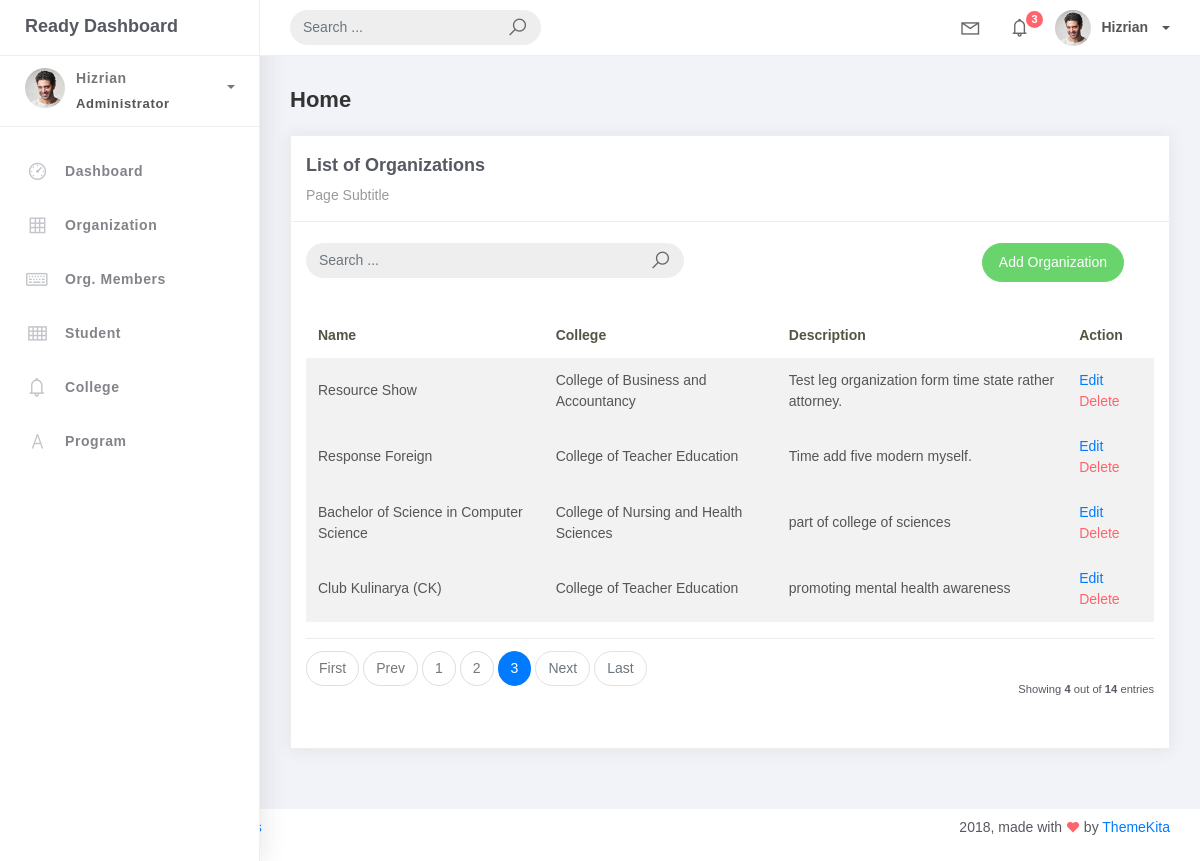
Before: /organization_list/?page=3 with the older database file.
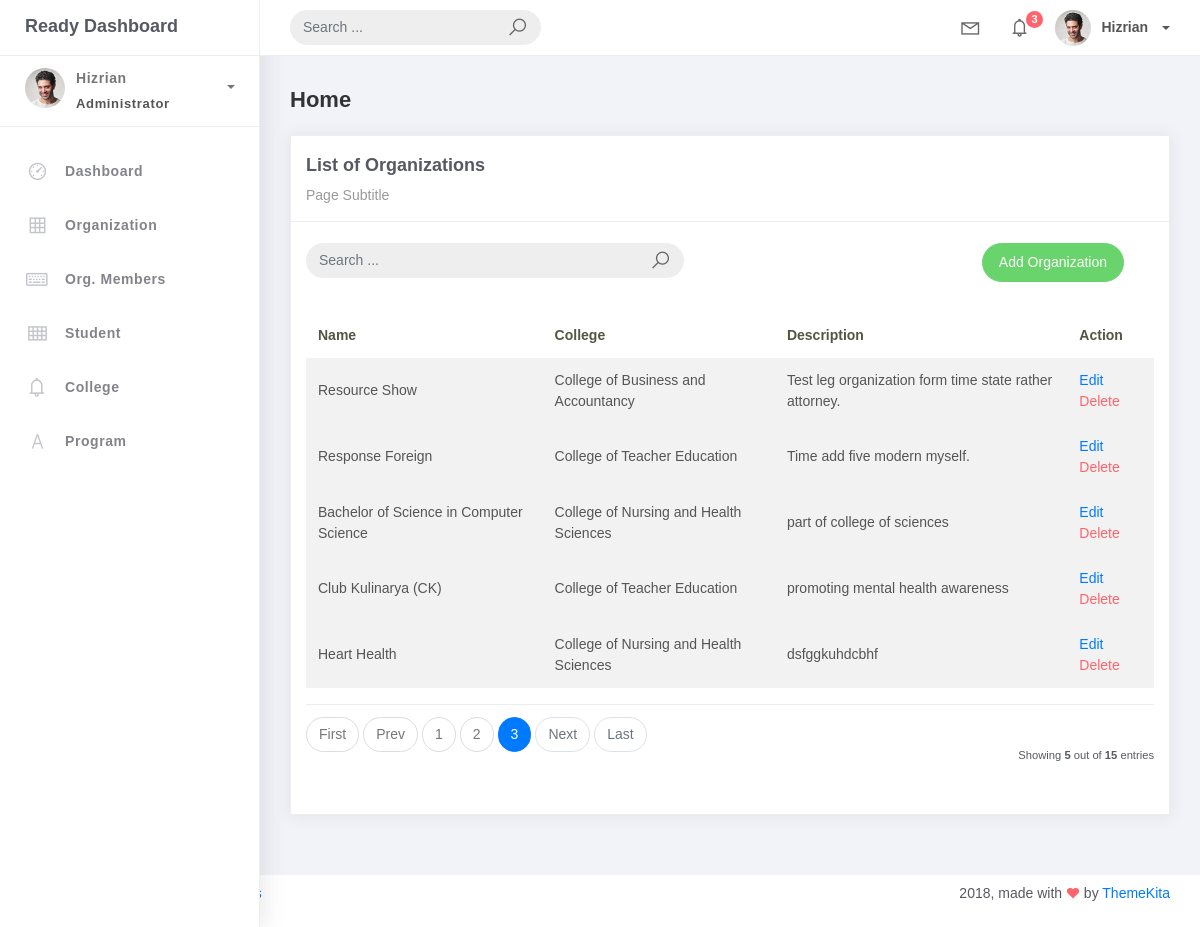
After: the same page with the newer database file.
### studentorg/models.py (models this page shows, shortened)
class BaseModel(models.Model):
    created_at = models.DateTimeField(auto_now_add=True, db_index=True)
    updated_at = models.DateTimeField(auto_now=True)
    class Meta:
        abstract = True

class Organization(BaseModel):
    name = models.CharField(max_length=250)
    college = models.ForeignKey(College, null=True, blank=True, on_delete=models.CASCADE)
    description = models.CharField(max_length=500)

class College(BaseModel):
    college_name = models.CharField(max_length=150)
    def __str__(self):
        return self.college_name

### studentorg/views.py (the view)
# urls.py: path('organization_list/', OrganizationList.as_view(), name='organization-list'),
class OrganizationList(ListView):
    model = Organization
    context_object_name = 'organizations'
    template_name = 'org_list.html'
    paginate_by = 5
    def get_queryset(self, *args, **kwargs):
        qs = super(OrganizationList, self).get_queryset(*args, **kwargs)
        if self.request.GET.get("q") != None:
            query = self.request.GET.get('q')
            qs = qs.filter(Q(name__icontains=query) |
                           Q(description__icontains=query))
        return qs

### templates/org_list.html
{% extends 'base.html' %} {% load static %} {% block content %}
<div class="content">
    <div class="container-fluid">
        <h4 class="page-title">Home</h4>
        <div class="row">
            <div class="col-md-12">
                <div class="card">
                    <div class="card-header">
                    <div class="card-title">List of Organizations</div>
                    <div class="card-category">Page Subtitle</div>
                </div>
                <br />
                <div class="col-md-12 row">
                    <div class="col-md-6">
                        <form class="navbar-left navbar-form nav-search mr-md-3" action="{% url 'organization-list' %}">
                            <div class="input-group">
                                <input type="text" placeholder="Search ..." class="form-control" name="q"/>
                                <div class="input-group-append">
                                    <span class="input-group-text">
                                        <i class="la la-search search-icon"></i>
                                    </span>
                                </div>
                            </div>
                        </form>
                    </div>
                    <div class="col-md-6">
                        <div class="pull-right">
                            <a href="{% url 'organization-add' %}" class="btn btn-success btn-rounded">Add Organization</a>
                        </div>
                    </div>
                </div>
                <div class="card-body">
                    <table class="table table-striped mt-3">
                        <thead>
                            <tr>
                                <th scope="col">Name</th>
                                <th scope="col">College</th>
                                <th scope="col">Description</th>
                                <th scope="col">Action</th>
                            </tr>
                        </thead>
                        <tbody>
                            {% for object in object_list %}
                            <tr>
                                <td>{{ object.name }}</td>
                                <td>{{ object.college }}</td>
                                <td>{{ object.description }}</td>
                                <td>
                                    <a href="{% url 'organization-update' object.id %}">Edit</a>
                                    <a href="{% url 'organization-delete' object.id %}" class="text-danger">Delete</a>
                                </td>
                            <tr>
                            {% empty %}
                            </tr>
                            <td colspan="4" style="text-align: center;">
                                <p class="text-sm font-weight-bold mb-0">No Records Found</p>
                            </td>
                        </tr>
                            {% endfor %}
                        </tbody>
                    </table>
                    {% include 'includes/pagination.html' %}
                </div>
            </div>
        </div>
    </div>
</div>
{% endblock %}

Changed rows visible on the page:
added Organization: name "Heart Health", college "College of Nursing and Health Sciences", description "dsfggkuhdcbhf"
Other visible differences:
{{ object_list.count }}: "4" → "5"
{{ paginator.count }}: "14" → "15"
